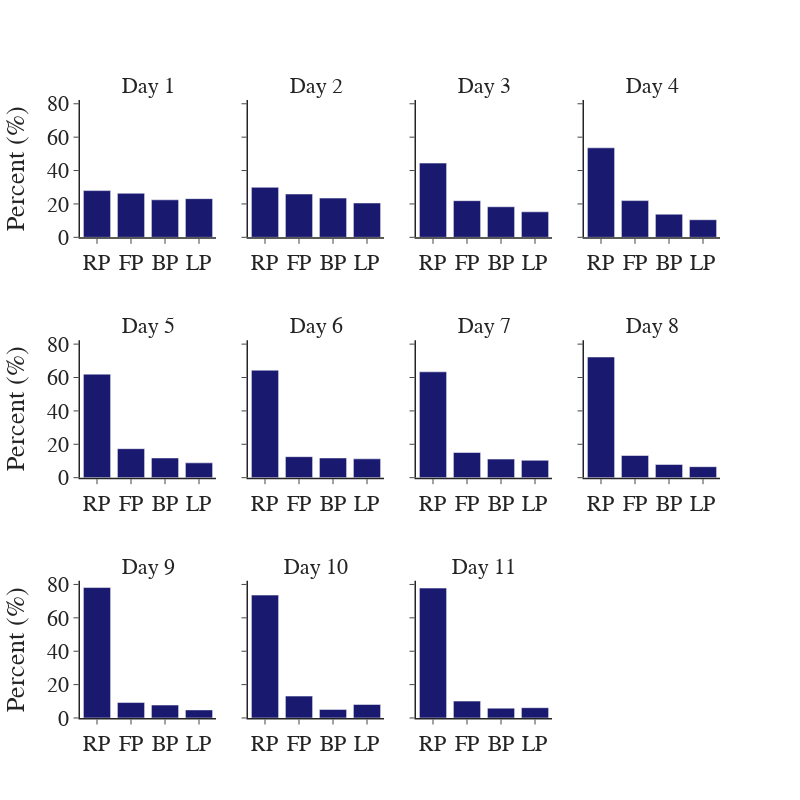

This figure's notebook cell:
### Code cell
## Middle aged mice in A
age_group = 'Middle Aged'
context = 'A'
x_axis = ['RP', 'FP', 'BP', 'LP']
young_licks = avg_licks[(avg_licks['group'] == age_group) & (avg_licks['session'] == context)]
fig = pf.custom_graph_template(x_title='', y_title='', rows=3, columns=4, shared_y=True, height=800, width=800,
                               titles=[f'Day {x}' for x in np.arange(1, young_licks.shape[0]+1)])
for idx, day in enumerate(young_licks['context_day'].unique()):
    if idx < 4:
        row, col = 1, idx + 1
    elif (idx >= 4) & (idx < 8):
        row, col = 2, idx - 3
    else:
        row, col = 3, idx - 7

    pdata = young_licks[young_licks['context_day'] == day]
    y_data = [pdata['reward_ports']['mean'].values[0],
              pdata['front_ports']['mean'].values[0],
              pdata['back_ports']['mean'].values[0],
              pdata['final_ports']['mean'].values[0]]
    fig.add_trace(go.Bar(x=x_axis, y=y_data, showlegend=False, marker_color='midnightblue'), row=row, col=col)
fig.update_yaxes(title='Percent (%)', col=1)
fig.show()

### Figure 1 — Plotly figure (JSON) as saved in the notebook; plotly's stock layout.template omitted (floating-point values rounded to 4 significant figures)
{"data": [{"marker": {"color": "midnightblue"}, "showlegend": false, "type": "bar", "x": ["RP", "FP", "BP", "LP"], "xaxis": "x", "y": [27.99, 26.38, 22.47, 23.16], "yaxis": "y"}, {"marker": {"color": "midnightblue"}, "showlegend": false, "type": "bar", "x": ["RP", "FP", "BP", "LP"], "xaxis": "x2", "y": [29.97, 25.94, 23.51, 20.59], "yaxis": "y2"}, {"marker": {"color": "midnightblue"}, "showlegend": false, "type": "bar", "x": ["RP", "FP", "BP", "LP"], "xaxis": "x3", "y": [44.47, 21.95, 18.3, 15.28], "yaxis": "y3"}, {"marker": {"color": "midnightblue"}, "showlegend": false, "type": "bar", "x": ["RP", "FP", "BP", "LP"], "xaxis": "x4", "y": [53.61, 22.0, 13.86, 10.54], "yaxis": "y4"}, {"marker": {"color": "midnightblue"}, "showlegend": false, "type": "bar", "x": ["RP", "FP", "BP", "LP"], "xaxis": "x5", "y": [62.01, 17.35, 11.78, 8.86], "yaxis": "y5"}, {"marker": {"color": "midnightblue"}, "showlegend": false, "type": "bar", "x": ["RP", "FP", "BP", "LP"], "xaxis": "x6", "y": [64.36, 12.57, 11.79, 11.28], "yaxis": "y6"}, {"marker": {"color": "midnightblue"}, "showlegend": false, "type": "bar", "x": ["RP", "FP", "BP", "LP"], "xaxis": "x7", "y": [63.39, 15.08, 11.12, 10.4], "yaxis": "y7"}, {"marker": {"color": "midnightblue"}, "showlegend": false, "type": "bar", "x": ["RP", "FP", "BP", "LP"], "xaxis": "x8", "y": [72.29, 13.27, 7.871, 6.573], "yaxis": "y8"}, {"marker": {"color": "midnightblue"}, "showlegend": false, "type": "bar", "x": ["RP", "FP", "BP", "LP"], "xaxis": "x9", "y": [78.15, 9.262, 7.742, 4.845], "yaxis": "y9"}, {"marker": {"color": "midnightblue"}, "showlegend": false, "type": "bar", "x": ["RP", "FP", "BP", "LP"], "xaxis": "x10", "y": [73.62, 13.12, 5.145, 8.116], "yaxis": "y10"}, {"marker": {"color": "midnightblue"}, "showlegend": false, "type": "bar", "x": ["RP", "FP", "BP", "LP"], "xaxis": "x11", "y": [77.82, 10.12, 5.902, 6.159], "yaxis": "y11"}], "layout": {"annotations": [{"font": {"size": 22}, "showarrow": false, "text": "Day 1", "x": 0.1062, "xanchor": "center", "xref": "paper", "y": 1, "yanchor": "bottom", "yref": "paper"}, {"font": {"size": 22}, "showarrow": false, "text": "Day 2", "x": 0.3688, "xanchor": "center", "xref": "paper", "y": 1, "yanchor": "bottom", "yref": "paper"}, {"font": {"size": 22}, "showarrow": false, "text": "Day 3", "x": 0.6313, "xanchor": "center", "xref": "paper", "y": 1, "yanchor": "bottom", "yref": "paper"}, {"font": {"size": 22}, "showarrow": false, "text": "Day 4", "x": 0.8938, "xanchor": "center", "xref": "paper", "y": 1, "yanchor": "bottom", "yref": "paper"}, {"font": {"size": 22}, "showarrow": false, "text": "Day 5", "x": 0.1062, "xanchor": "center", "xref": "paper", "y": 0.6111, "yanchor": "bottom", "yref": "paper"}, {"font": {"size": 22}, "showarrow": false, "text": "Day 6", "x": 0.3688, "xanchor": "center", "xref": "paper", "y": 0.6111, "yanchor": "bottom", "yref": "paper"}, {"font": {"size": 22}, "showarrow": false, "text": "Day 7", "x": 0.6313, "xanchor": "center", "xref": "paper", "y": 0.6111, "yanchor": "bottom", "yref": "paper"}, {"font": {"size": 22}, "showarrow": false, "text": "Day 8", "x": 0.8938, "xanchor": "center", "xref": "paper", "y": 0.6111, "yanchor": "bottom", "yref": "paper"}, {"font": {"size": 22}, "showarrow": false, "text": "Day 9", "x": 0.1062, "xanchor": "center", "xref": "paper", "y": 0.2222, "yanchor": "bottom", "yref": "paper"}, {"font": {"size": 22}, "showarrow": false, "text": "Day 10", "x": 0.3688, "xanchor": "center", "xref": "paper", "y": 0.2222, "yanchor": "bottom", "yref": "paper"}, {"font": {"size": 22}, "showarrow": false, "text": "Day 11", "x": 0.6313, "xanchor": "center", "xref": "paper", "y": 0.2222, "yanchor": "bottom", "yref": "paper"}], "font": {"family": "Arial", "size": 22}, "height": 800, "title": {"x": 0.5, "xanchor": "center", "y": 0.9, "yanchor": "top"}, "width": 800, "xaxis": {"anchor": "y", "domain": [0, 0.2125], "linewidth": 1.5, "title": {"text": ""}}, "xaxis10": {"anchor": "y10", "domain": [0.2625, 0.475], "linewidth": 1.5, "title": {"text": ""}}, "xaxis11": {"anchor": "y11", "domain": [0.525, 0.7375], "linewidth": 1.5, "title": {"text": ""}}, "xaxis12": {"anchor": "y12", "domain": [0.7875, 1], "linewidth": 1.5, "title": {"text": ""}}, "xaxis2": {"anchor": "y2", "domain": [0.2625, 0.475], "linewidth": 1.5, "title": {"text": ""}}, "xaxis3": {"anchor": "y3", "domain": [0.525, 0.7375], "linewidth": 1.5, "title": {"text": ""}}, "xaxis4": {"anchor": "y4", "domain": [0.7875, 1], "linewidth": 1.5, "title": {"text": ""}}, "xaxis5": {"anchor": "y5", "domain": [0, 0.2125], "linewidth": 1.5, "title": {"text": ""}}, "xaxis6": {"anchor": "y6", "domain": [0.2625, 0.475], "linewidth": 1.5, "title": {"text": ""}}, "xaxis7": {"anchor": "y7", "domain": [0.525, 0.7375], "linewidth": 1.5, "title": {"text": ""}}, "xaxis8": {"anchor": "y8", "domain": [0.7875, 1], "linewidth": 1.5, "title": {"text": ""}}, "xaxis9": {"anchor": "y9", "domain": [0, 0.2125], "linewidth": 1.5, "title": {"text": ""}}, "yaxis": {"anchor": "x", "domain": [0.7778, 1], "linewidth": 1.5, "matches": "y", "title": {"text": "Percent (%)"}}, "yaxis10": {"anchor": "x10", "domain": [0, 0.2222], "linewidth": 1.5, "matches": "y", "showticklabels": false, "title": {"text": ""}}, "yaxis11": {"anchor": "x11", "domain": [0, 0.2222], "linewidth": 1.5, "matches": "y", "showticklabels": false, "title": {"text": ""}}, "yaxis12": {"anchor": "x12", "domain": [0, 0.2222], "linewidth": 1.5, "matches": "y", "showticklabels": false, "title": {"text": ""}}, "yaxis2": {"anchor": "x2", "domain": [0.7778, 1], "linewidth": 1.5, "matches": "y", "showticklabels": false, "title": {"text": ""}}, "yaxis3": {"anchor": "x3", "domain": [0.7778, 1], "linewidth": 1.5, "matches": "y", "showticklabels": false, "title": {"text": ""}}, "yaxis4": {"anchor": "x4", "domain": [0.7778, 1], "linewidth": 1.5, "matches": "y", "showticklabels": false, "title": {"text": ""}}, "yaxis5": {"anchor": "x5", "domain": [0.3889, 0.6111], "linewidth": 1.5, "matches": "y", "title": {"text": "Percent (%)"}}, "yaxis6": {"anchor": "x6", "domain": [0.3889, 0.6111], "linewidth": 1.5, "matches": "y", "showticklabels": false, "title": {"text": ""}}, "yaxis7": {"anchor": "x7", "domain": [0.3889, 0.6111], "linewidth": 1.5, "matches": "y", "showticklabels": false, "title": {"text": ""}}, "yaxis8": {"anchor": "x8", "domain": [0.3889, 0.6111], "linewidth": 1.5, "matches": "y", "showticklabels": false, "title": {"text": ""}}, "yaxis9": {"anchor": "x9", "domain": [0, 0.2222], "linewidth": 1.5, "matches": "y", "title": {"text": "Percent (%)"}}}}
